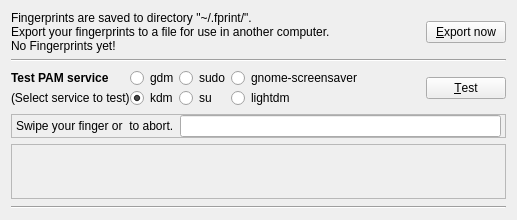
      <widget class="QWidget" name="settingsTab">
       <attribute name="title">
        <string>Settings</string>
       </attribute>
       <layout class="QVBoxLayout" name="verticalLayout_5">
        <item>
         <layout class="QHBoxLayout" name="horizontalLayout_3">
          <property name="spacing">
           <number>0</number>
          </property>
          <property name="sizeConstraint">
           <enum>QLayout::SetNoConstraint</enum>
          </property>
          <property name="margin">
           <number>0</number>
          </property>
          <item>
           <layout class="QVBoxLayout">
            <property name="spacing">
             <number>0</number>
            </property>
            <item>
             <widget class="QLabel" name="fprintLabel1">
              <property name="text">
               <string>Fingerprints are saved to directory &quot;~/.fprint/&quot;.</string>
              </property>
             </widget>
            </item>
            <item>
             <widget class="QLabel" name="fprintLabel2">
              <property name="text">
               <string>Export your fingerprints to a file for use in another computer.</string>
              </property>
             </widget>
            </item>
            <item>
             <widget class="QLabel" name="noFingerprintsLabel">
              <property name="text">
               <string>No Fingerprints yet!</string>
              </property>
             </widget>
            </item>
           </layout>
          </item>
          <item>
           <spacer>
            <property name="orientation">
             <enum>Qt::Horizontal</enum>
            </property>
            <property name="sizeHint" stdset="0">
             <size>
              <width>1</width>
              <height>20</height>
             </size>
            </property>
           </spacer>
          </item>
          <item>
           <widget class="QPushButton" name="exportButton">
            <property name="toolTip">
             <string>Save your fingerprints and setting to file.</string>
            </property>
            <property name="text">
             <string>&amp;Export now</string>
            </property>
           </widget>
          </item>
         </layout>
        </item>
        <item>
         <widget class="Line" name="line_2">
          <property name="sizePolicy">
           <sizepolicy hsizetype="Expanding" vsizetype="Fixed">
            <horstretch>0</horstretch>
            <verstretch>0</verstretch>
           </sizepolicy>
          </property>
          <property name="orientation">
           <enum>Qt::Horizontal</enum>
          </property>
         </widget>
        </item>
        <item>
         <layout class="QHBoxLayout" name="horizontalLayout">
          <property name="spacing">
           <number>0</number>
          </property>
          <property name="margin">
           <number>0</number>
          </property>
          <item>
           <layout class="QVBoxLayout" name="verticalLayout_4">
            <property name="spacing">
             <number>0</number>
            </property>
            <item>
             <widget class="QLabel" name="testLabel">
              <property name="font">
               <font>
                <weight>75</weight>
                <bold>true</bold>
               </font>
              </property>
              <property name="text">
               <string>Test PAM service</string>
              </property>
             </widget>
            </item>
            <item>
             <widget class="QLabel" name="serviceLabel">
              <property name="font">
               <font>
                <pointsize>9</pointsize>
                <weight>50</weight>
                <bold>false</bold>
               </font>
              </property>
              <property name="text">
               <string>(Select service to test)</string>
              </property>
             </widget>
            </item>
           </layout>
          </item>
          <item>
           <layout class="QVBoxLayout" name="verticalLayout">
            <property name="spacing">
             <number>0</number>
            </property>
            <item>
             <widget class="QRadioButton" name="gdmButton">
              <property name="toolTip">
               <string>PAM service to be tested.</string>
              </property>
              <property name="text">
               <string>gdm</string>
              </property>
              <property name="checked">
               <bool>false</bool>
              </property>
             </widget>
            </item>
            <item>
             <widget class="QRadioButton" name="kdmButton">
              <property name="enabled">
               <bool>true</bool>
              </property>
              <property name="toolTip">
               <string>PAM service to be tested.</string>
              </property>
              <property name="text">
               <string>kdm</string>
              </property>
              <property name="checked">
               <bool>true</bool>
              </property>
             </widget>
            </item>
           </layout>
          </item>
          <item>
           <layout class="QVBoxLayout" name="verticalLayout_2">
            <property name="spacing">
             <number>0</number>
            </property>
            <item>
             <widget class="QRadioButton" name="sudoButton">
              <property name="toolTip">
               <string>PAM service to be tested.</string>
              </property>
              <property name="text">
               <string>sudo</string>
              </property>
             </widget>
            </item>
            <item>
             <widget class="QRadioButton" name="suButton">
              <property name="toolTip">
               <string>PAM service to be tested.</string>
              </property>
              <property name="text">
               <string>su</string>
              </property>
             </widget>
            </item>
           </layout>
          </item>
          <item>
           <layout class="QVBoxLayout" name="verticalLayout_3">
            <property name="spacing">
             <number>0</number>
            </property>
            <item>
             <widget class="QRadioButton" name="gnomescreensaverButton">
              <property name="toolTip">
               <string>PAM service to be tested.</string>
              </property>
              <property name="text">
               <string>gnome-screensaver</string>
              </property>
             </widget>
            </item>
            <item>
             <widget class="QRadioButton" name="lightdmButton">
              <property name="enabled">
               <bool>true</bool>
              </property>
              <property name="toolTip">
               <string>PAM service to be tested.</string>
              </property>
              <property name="text">
               <string>lightdm</string>
              </property>
             </widget>
            </item>
           </layout>
          </item>
          <item>
           <spacer>
            <property name="orientation">
             <enum>Qt::Horizontal</enum>
            </property>
            <property name="sizeHint" stdset="0">
             <size>
              <width>13</width>
              <height>22</height>
             </size>
            </property>
           </spacer>
          </item>
          <item>
           <widget class="QPushButton" name="testButton">
            <property name="toolTip">
             <string>Test selected PAM service.</string>
            </property>
            <property name="layoutDirection">
             <enum>Qt::RightToLeft</enum>
            </property>
            <property name="text">
             <string>&amp;Test</string>
            </property>
           </widget>
          </item>
         </layout>
        </item>
        <item>
         <widget class="QFrame" name="frame_2">
          <property name="frameShape">
           <enum>QFrame::StyledPanel</enum>
          </property>
          <property name="frameShadow">
           <enum>QFrame::Raised</enum>
          </property>
          <layout class="QHBoxLayout" name="horizontalLayout_5">
           <property name="leftMargin">
            <number>4</number>
           </property>
           <property name="topMargin">
            <number>0</number>
           </property>
           <property name="rightMargin">
            <number>4</number>
           </property>
           <property name="bottomMargin">
            <number>0</number>
           </property>
           <item>
            <widget class="QLabel" name="promptLabel">
             <property name="text">
              <string>Swipe your finger or &lt;enter&gt; to abort.</string>
             </property>
            </widget>
           </item>
           <item>
            <widget class="QLineEdit" name="resultLabel">
             <property name="toolTip">
              <string>Test result is shown here.</string>
             </property>
             <property name="maxLength">
              <number>256</number>
             </property>
             <property name="echoMode">
              <enum>QLineEdit::Normal</enum>
             </property>
            </widget>
           </item>
          </layout>
         </widget>
        </item>
        <item>
         <widget class="QFrame" name="frame_3">
          <property name="minimumSize">
           <size>
            <width>0</width>
            <height>55</height>
           </size>
          </property>
          <property name="baseSize">
           <size>
            <width>0</width>
            <height>0</height>
           </size>
          </property>
          <property name="frameShape">
           <enum>QFrame::StyledPanel</enum>
          </property>
          <property name="frameShadow">
           <enum>QFrame::Raised</enum>
          </property>
          <widget class="QWidget" name="verticalLayoutWidget">
           <property name="geometry">
            <rect>
             <x>110</x>
             <y>0</y>
             <width>301</width>
             <height>51</height>
            </rect>
           </property>
           <layout class="QVBoxLayout" name="verticalLayout_9">
            <item>
             <widget class="QLabel" name="testLabel1">
              <property name="font">
               <font>
                <weight>75</weight>
                <bold>true</bold>
               </font>
              </property>
              <property name="text">
               <string/>
              </property>
             </widget>
            </item>
            <item>
             <widget class="QLabel" name="testLabel2">
              <property name="text">
               <string/>
              </property>
             </widget>
            </item>
           </layout>
          </widget>
         </widget>
        </item>
        <item>
         <spacer>
          <property name="orientation">
           <enum>Qt::Vertical</enum>
          </property>
          <property name="sizeHint" stdset="0">
           <size>
            <width>495</width>
            <height>1</height>
           </size>
          </property>
         </spacer>
        </item>
        <item>
         <widget class="Line" name="line_3">
          <property name="orientation">
           <enum>Qt::Horizontal</enum>
          </property>
         </widget>
        </item>
       </layout>
      </widget>
